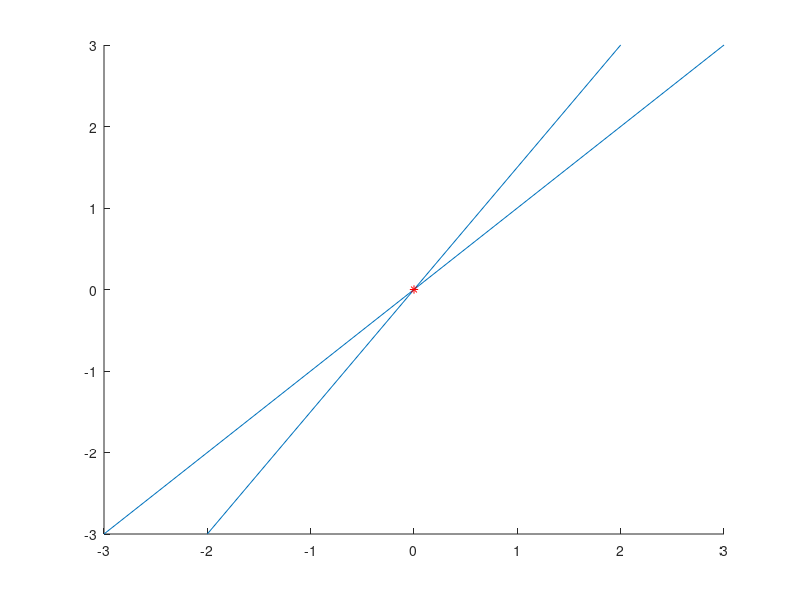

Recreate this plot in MATLAB.
%line1
x1  = [-3 3];
y1  = [-3 3];

%line2
x2 = [-2 2];
y2 = [-3 3];

%fit linear polynomial
p1 = polyfit(x1,y1,1);
p2 = polyfit(x2,y2,1);

%calculate intersection
x_intersect = fzero(@(x) polyval(p1-p2,x),3);
y_intersect = polyval(p1,x_intersect);

line(x1,y1);
hold on;
line(x2,y2);
plot(x_intersect,y_intersect,'r*')
disp(x_intersect);
disp(y_intersect);
